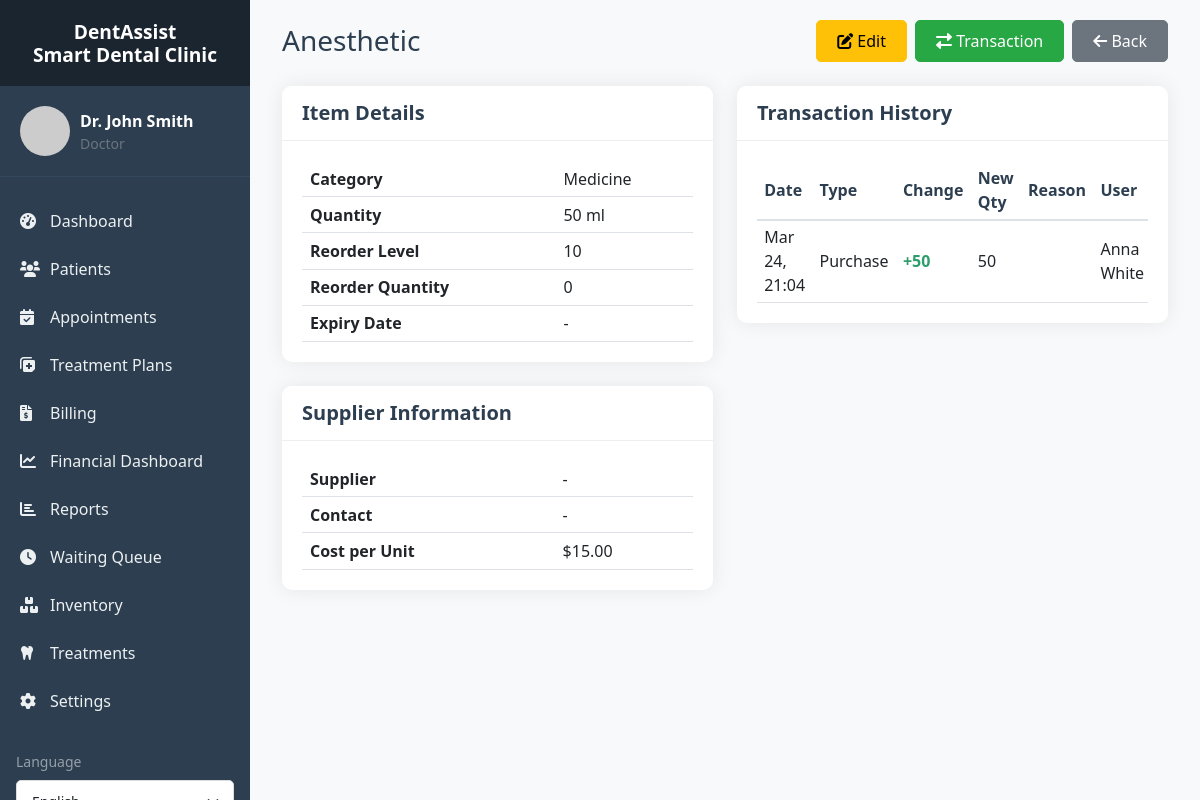
The app's page /inventory/view.php?id=4 (signed in) with its own data.
### tables this page shows
CREATE TABLE `inventory` (
  `id` int(11) NOT NULL,
  `item_name` varchar(100) NOT NULL,
  `category` varchar(50) DEFAULT NULL,
  `description` text DEFAULT NULL,
  `quantity` int(11) DEFAULT 0,
  `unit` varchar(20) DEFAULT NULL,
  `reorder_level` int(11) DEFAULT 10,
  `reorder_quantity` int(11) DEFAULT 0,
  `supplier_name` varchar(100) DEFAULT NULL,
  `supplier_contact` varchar(100) DEFAULT NULL,
  `supplier_phone` varchar(20) DEFAULT NULL,
  `supplier_email` varchar(100) DEFAULT NULL,
  `cost_per_unit` decimal(10,2) DEFAULT NULL,
  `selling_price` decimal(10,2) DEFAULT NULL,
  `expiry_date` date DEFAULT NULL,
  `lot_number` varchar(50) DEFAULT NULL,
  `location` varchar(50) DEFAULT NULL,
  `barcode` varchar(100) DEFAULT NULL,
  `created_at` timestamp NOT NULL DEFAULT current_timestamp(),
  `updated_at` timestamp NOT NULL DEFAULT current_timestamp() ON UPDATE current_timestamp(),
  `created_by` int(11) DEFAULT NULL
);

CREATE TABLE `inventory_transactions` (
  `id` int(11) NOT NULL,
  `inventory_id` int(11) NOT NULL,
  `transaction_type` enum('purchase','use','adjustment','return') NOT NULL,
  `quantity_change` int(11) NOT NULL,
  `new_quantity` int(11) NOT NULL,
  `reason` text DEFAULT NULL,
  `performed_by` int(11) DEFAULT NULL,
  `performed_at` timestamp NOT NULL DEFAULT current_timestamp()
);

CREATE TABLE `users` (
  `id` int(11) NOT NULL,
  `username` varchar(191) NOT NULL,
  `email` varchar(191) NOT NULL,
  `password_hash` varchar(255) NOT NULL,
  `full_name` varchar(100) NOT NULL,
  `role` enum('doctor','assistant','patient') NOT NULL,
  `is_admin` tinyint(1) NOT NULL DEFAULT 0,
  `phone` varchar(20) DEFAULT NULL,
  `profile_image` varchar(255) DEFAULT NULL,
  `created_at` timestamp NOT NULL DEFAULT current_timestamp(),
  `updated_at` timestamp NOT NULL DEFAULT current_timestamp() ON UPDATE current_timestamp(),
  `is_active` tinyint(1) DEFAULT 1,
  `last_login` timestamp NULL DEFAULT NULL
);

### includes/db.php (called while the page is built, shortened)
<?php
class Database {
    private $host = DB_HOST;
    private $user = DB_USER;
    private $pass = DB_PASS;
    private $dbname = DB_NAME;
    private $conn;
    private static $instance = null;
    private function __construct() {
        try {
            $this->conn = new mysqli($this->host, $this->user, $this->pass, $this->dbname);
            $this->conn->set_charset("utf8mb4");
        } catch (Exception $e) {
            die("Database connection error: " . $e->getMessage());
        }
    }
    public static function getInstance() {
        if (self::$instance == null) {
            self::$instance = new Database();
        }
        return self::$instance;
    }
    public function query($sql, $params = [], $types = "") {
        $stmt = $this->conn->prepare($sql);
        if (!empty($params)) {
            if (empty($types)) {
                $types = $this->determineTypes($params);
            }
            $stmt->bind_param($types, ...$params);
        }
        $stmt->execute();
        return $stmt;
    }
    private function determineTypes($params) {
        $types = '';
        foreach ($params as $param) {
            if (is_int($param)) {
                $types .= 'i';
            } elseif (is_float($param)) {
                $types .= 'd';
            } elseif (is_string($param)) {
                $types .= 's';
            } else {
                $types .= 'b';
            }
        }
        return $types;
    }
    public function fetchOne($sql, $params = [], $types = "") {
        $stmt = $this->query($sql, $params, $types);
        $result = $stmt->get_result();
        if ($result && $result->num_rows > 0) {
            return $result->fetch_assoc();
        }
        return null;
    }
    public function fetchAll($sql, $params = [], $types = "") {
        $stmt = $this->query($sql, $params, $types);
        $result = $stmt->get_result();
        if ($result) {
            return $result->fetch_all(MYSQLI_ASSOC);
        }
        return [];
    }
}
?>

### includes/functions.php (called while the page is built, shortened)
<?php
require_once 'db.php';
function formatDate($date, $format = 'M d, Y')
{
    $s = trim((string) $date);
    try {
        $dateObj = new DateTime($date);
        $y = (int) $dateObj->format('Y');
        return $dateObj->format($format);
    } catch (Exception $e) {
        return 'Not set';
    }
}
function formatCurrency($amount)
{
    return '$' . number_format($amount, 2);
}

### inventory/view.php (the view, shortened to what this page needs)
<?php
require_once '../includes/db.php';
require_once '../includes/functions.php';
$db = Database::getInstance();
$id = $_GET['id'] ?? 0;
$item = $db->fetchOne("SELECT * FROM inventory WHERE id = ?", [$id], "i");
$transactions = $db->fetchAll(
    "SELECT t.*, u.full_name as user_name
     FROM inventory_transactions t
     LEFT JOIN users u ON t.performed_by = u.id
     WHERE t.inventory_id = ?
     ORDER BY t.performed_at DESC",
    [$id],
    "i"
);
include '../layouts/header.php';
?>
<div class="container-fluid">
    <div class="d-flex justify-content-between align-items-center mb-4 inventory-header flex-wrap gap-2">
        <h1 class="h3 inventory-view-title mb-0"><?php echo htmlspecialchars($item['item_name']); ?></h1>
        <div class="inventory-header-btns">
            <a href="edit.php?id=<?php echo $id; ?>" class="btn btn-warning">
                <i class="fas fa-edit"></i> Edit
            </a>
            <a href="transaction.php?id=<?php echo $id; ?>" class="btn btn-success">
                <i class="fas fa-exchange-alt"></i> Transaction
            </a>
            <a href="index.php" class="btn btn-secondary btn-back-mobile">
                <i class="fas fa-arrow-left"></i> Back
            </a>
        </div>
    </div>
    <div class="row inventory-cols">
        <div class="col-md-6">
            <div class="card mb-4 inventory-view-table">
                <div class="card-header">
                    <h5>Item Details</h5>
                </div>
                <div class="card-body">
                    <table class="table table-sm mb-0">
                        <tr><th>Category</th><td><?php echo htmlspecialchars($item['category'] ?? '-'); ?></td></tr>
                        <tr><th>Quantity</th><td><?php echo $item['quantity']; ?> <?php echo $item['unit']; ?></td></tr>
                        <tr><th>Reorder Level</th><td><?php echo $item['reorder_level']; ?></td></tr>
                        <tr><th>Reorder Quantity</th><td><?php echo $item['reorder_quantity']; ?></td></tr>
                        <tr><th>Expiry Date</th><td><?php echo $item['expiry_date'] ? formatDate($item['expiry_date']) : '-'; ?></td></tr>
                    </table>
                </div>
            </div>
            <div class="card inventory-view-table">
                <div class="card-header">
                    <h5>Supplier Information</h5>
                </div>
                <div class="card-body">
                    <table class="table table-sm mb-0">
                        <tr><th>Supplier</th><td><?php echo htmlspecialchars($item['supplier_name'] ?? '-'); ?></td></tr>
                        <tr><th>Contact</th><td><?php echo htmlspecialchars($item['supplier_contact'] ?? '-'); ?></td></tr>
                        <tr><th>Cost per Unit</th><td><?php echo formatCurrency($item['cost_per_unit']); ?></td></tr>
                    </table>
                </div>
            </div>
        </div>
        <div class="col-md-6">
            <div class="card transaction-history-card">
                <div class="card-header">
                    <h5>Transaction History</h5>
                </div>
                <div class="card-body">
                    <?php if (empty($transactions)): ?>
                        <p class="text-muted">No transactions yet.</p>
                    <?php else: ?>
                        <div class="table-responsive">
                            <table class="table table-sm transaction-history-table">
                                <thead>
                                    <tr>
                                        <th class="date-col">Date</th>
                                        <th>Type</th>
                                        <th>Change</th>
                                        <th>New Qty</th>
                                        <th class="reason-col">Reason</th>
                                        <th>User</th>
                                    </tr>
                                </thead>
                            <tbody>
                                <?php foreach ($transactions as $t): ?>
                                <tr>
                                    <td><?php echo formatDate($t['performed_at'], 'M d, H:i'); ?></td>
                                    <td><?php echo ucfirst($t['transaction_type']); ?></td>
                                    <td class="<?php echo $t['quantity_change'] > 0 ? 'tx-change-pos' : ($t['quantity_change'] < 0 ? 'tx-change-neg' : ''); ?>">
                                        <?php echo $t['quantity_change'] > 0 ? '+' : ''; ?><?php echo $t['quantity_change']; ?>
                                    </td>
                                    <td><?php echo $t['new_quantity']; ?></td>
                                    <td><?php echo htmlspecialchars($t['reason'] ?? ''); ?></td>
                                    <td><?php echo $t['user_name'] ?? 'System'; ?></td>
                                </tr>
                                <?php endforeach; ?>
                            </tbody>
                        </table>
                        </div>
                    <?php endif; ?>
                </div>
            </div>
        </div>
    </div>
</div>
<?php include '../layouts/footer.php'; ?>

### assets/css/style.css (style rules this page uses)
:root { --primary-color: #3498db; --secondary-color: #2c3e50; --success-color: #28a745; --danger-color: #dc3545; --warning-color: #ffc107; --info-color: #17a2b8; --light-color: #f8f9fa; --dark-color: #343a40; }
body { font-family: 'Segoe UI', Tahoma, Geneva, Verdana, sans-serif; background-color: #f8f9fa; margin: 0; padding: 0; }
h1, h2, h3, h4, h5, h6 { color: var(--secondary-color); font-weight: 600; }
.card { border: none; border-radius: 10px; box-shadow: 0 0 20px rgba(0,0,0,0.08); margin-bottom: 20px; }
.card-header { background-color: white; border-bottom: 1px solid #eee; padding: 15px 20px; border-radius: 10px 10px 0 0 !important; }
.card-header h5 { margin: 0; color: var(--secondary-color); }
.card-body { padding: 20px; }
.table { margin-bottom: 0; }
.table thead th { border-top: none; border-bottom: 2px solid #dee2e6; font-weight: 600; color: var(--secondary-color); }
.btn { border-radius: 5px; padding: 8px 20px; font-weight: 500; transition: all 0.3s; }
.btn-success { background-color: var(--success-color); border-color: var(--success-color); }
.btn-warning { background-color: var(--warning-color); border-color: var(--warning-color); }

### inventory/view.php (style rules this page uses)
.inventory-header-btns { display: flex; flex-wrap: wrap; gap: 0.5rem; justify-content: flex-end; }
.inventory-view-table .table th, .inventory-view-table .table td { padding: 0.35rem 0.5rem; vertical-align: middle; }
.transaction-history-table th, .transaction-history-table td { padding: 0.3rem 0.45rem; vertical-align: middle; }
.tx-change-pos { color: #2d9d6b; font-weight: 600; }

### records on screen
inventory: item_name "Anesthetic", category "Medicine", quantity "50", unit "ml", reorder_level "10", reorder_quantity "0", supplier_name "-", supplier_contact "-", cost_per_unit "$15.00"
inventory_transactions: performed_at "Mar 24, 21:04", transaction_type "Purchase", quantity_change "50", new_quantity "50", performed_by.full_name "Anna White"

### other values on screen
SITE_NAME "DentAssist Smart Dental Clinic"
$_SESSION['full_name'] "Dr. John Smith"
$role "Doctor"
__('dashboard', 'Dashboard') "Dashboard"
__('patients', 'Patients') "Patients"
__('appointments', 'Appointments') "Appointments"
__('treatment_plans', 'Treatment Plans') "Treatment Plans"
__('billing', 'Billing') "Billing"
__('financial_dashboard', 'Financial Dashboard') "Financial Dashboard"
__('reports', 'Reports') "Reports"
__('queue', 'Waiting Queue') "Waiting Queue"
__('inventory', 'Inventory') "Inventory"
__('treatments', 'Treatments') "Treatments"
__('settings', 'Settings') "Settings"
__('language', 'Language') "Language"
